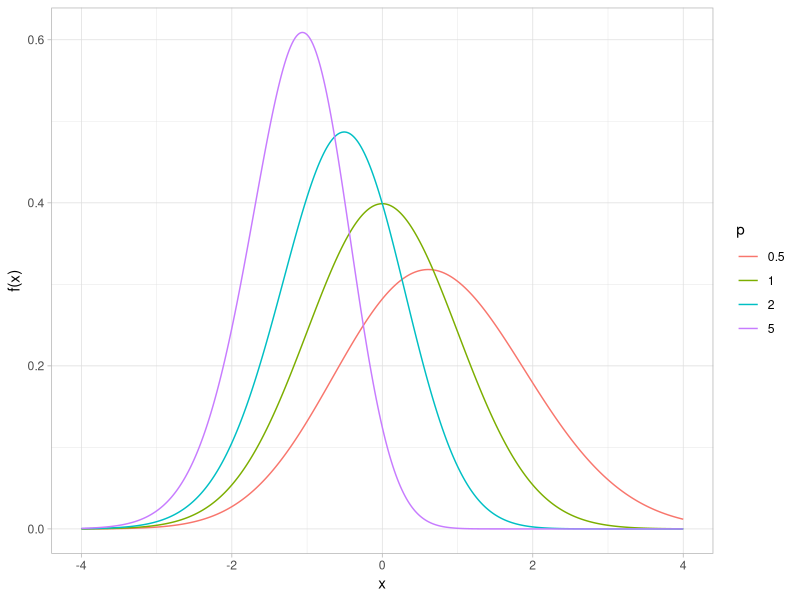
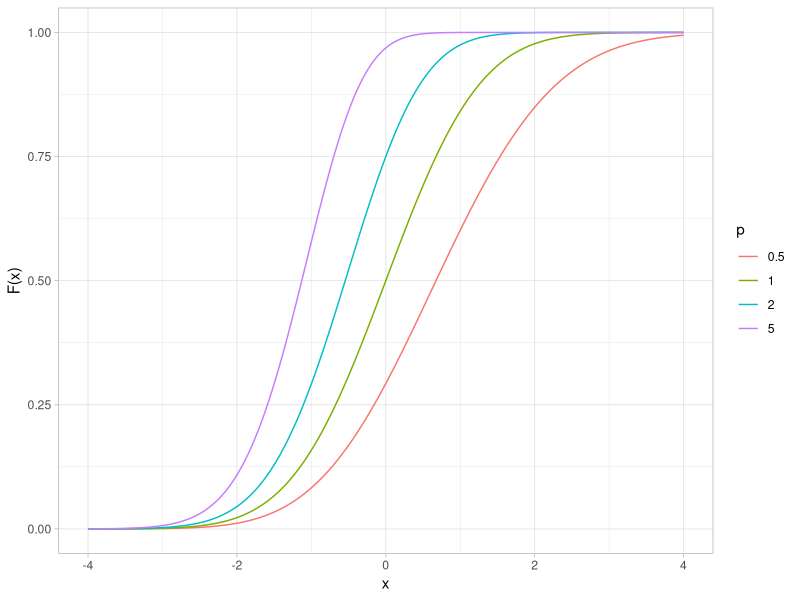
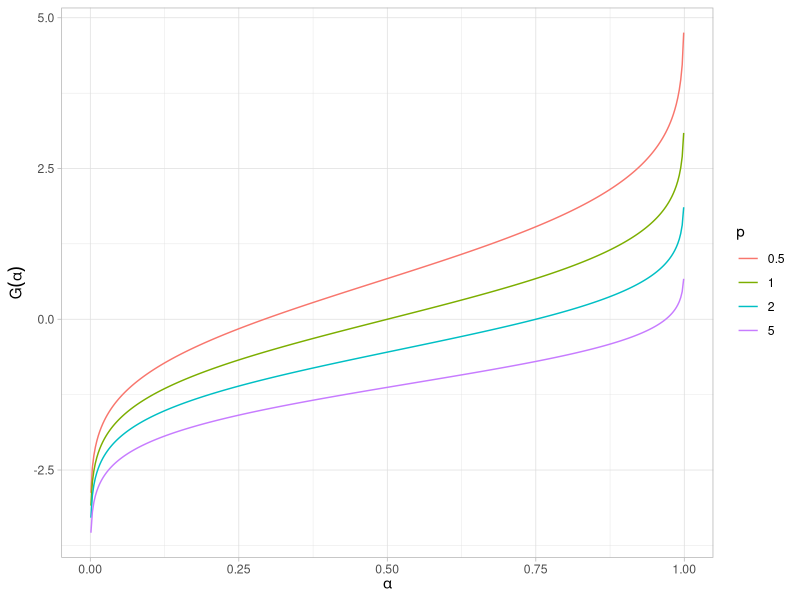
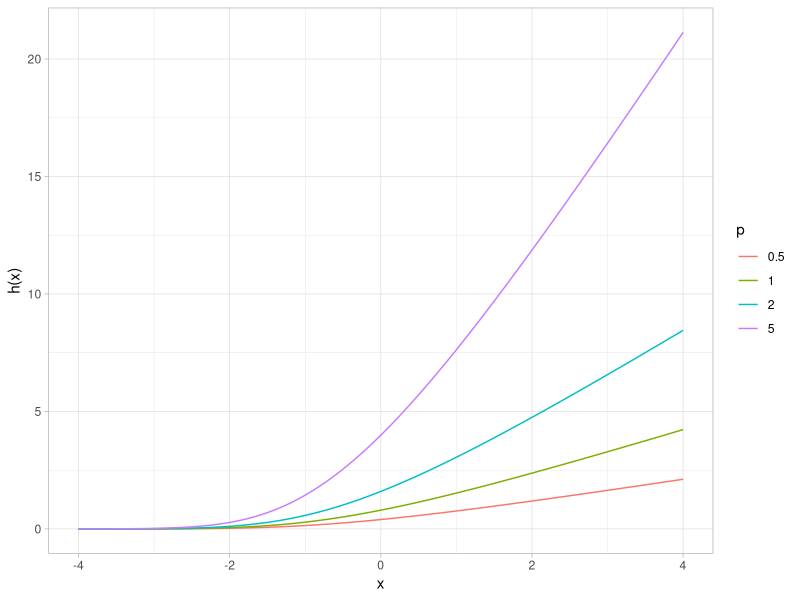
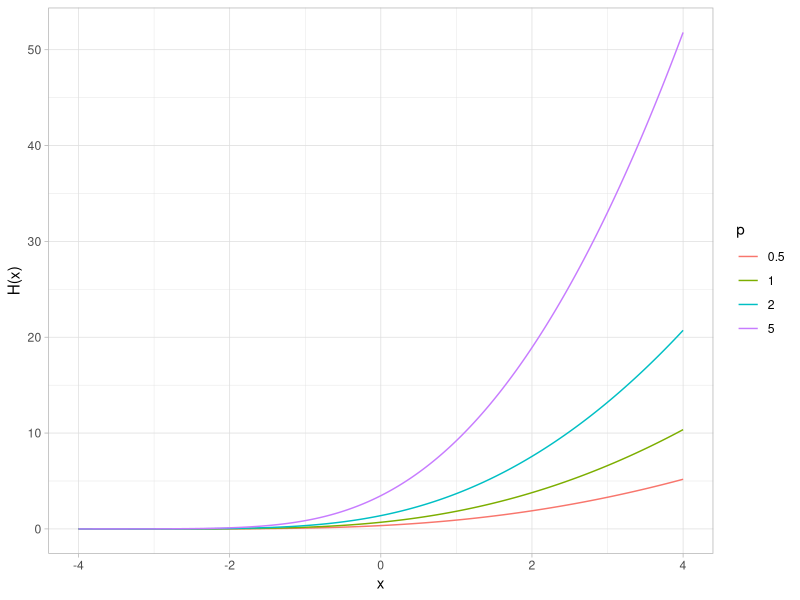
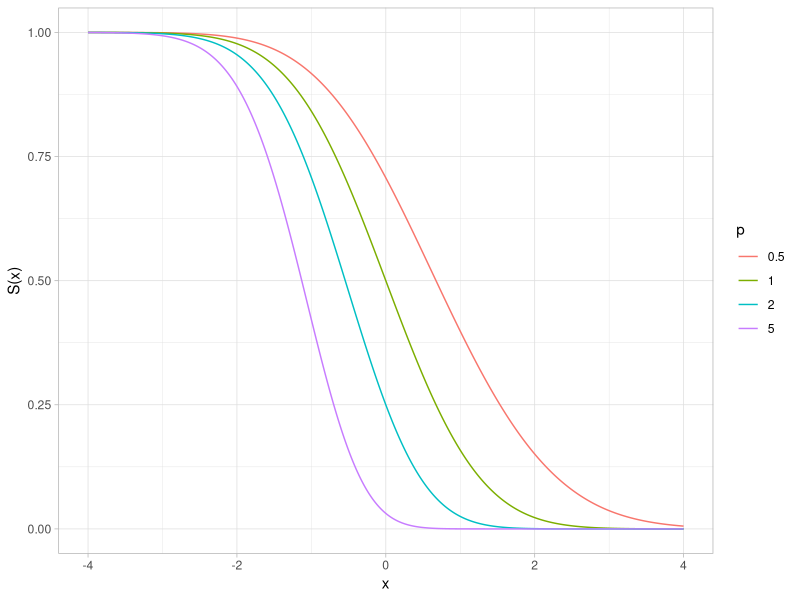
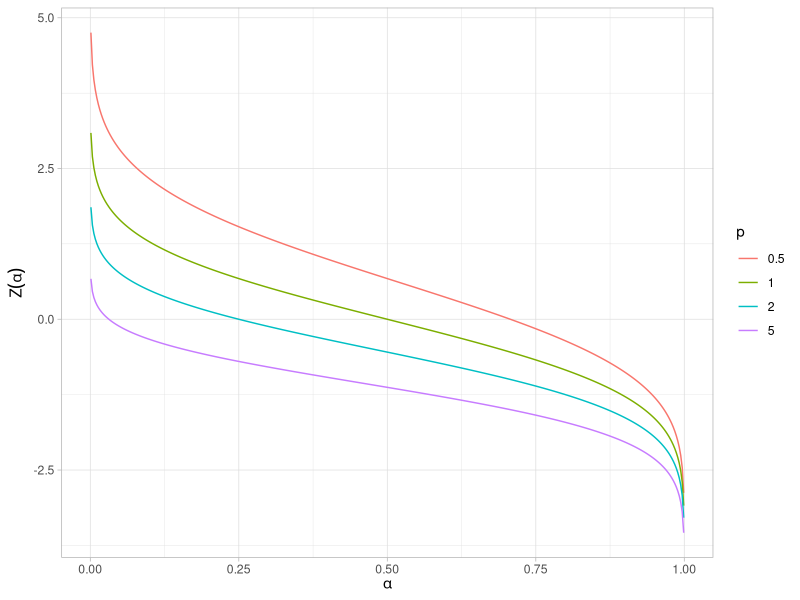

Here is the R script that generated these plots, in order:
## ---- chunk 1
#| code-fold: true
#| label: fig-power-normal-dist-pdf
#| fig-cap: "Power normal probability density function"
#| message: false
library(tidyverse)

dpnorm <- function(x, p) p * dnorm(x) * (pnorm(-x))^(p - 1)

tibble(x = seq(-4, 4, length.out = 401)) |>
  expand_grid(p = c(0.5, 1, 2, 5)) |>
  mutate(y = dpnorm(x, p),
         p = factor(p)) |>
  ggplot(aes(x, y, color = p)) +
  geom_line() +
  labs(x = "x", y = "f(x)", color = "p") +
  theme_light()
## ---- chunk 2
#| code-fold: true
#| label: fig-power-normal-dist-cdf
#| fig-cap: "Power normal cumulative distribution function"
ppnorm <- function(x, p) 1 - (pnorm(-x))^p

tibble(x = seq(-4, 4, length.out = 401)) |>
  expand_grid(p = c(0.5, 1, 2, 5)) |>
  mutate(y = ppnorm(x, p),
         p = factor(p)) |>
  ggplot(aes(x, y, color = p)) +
  geom_line() +
  labs(x = "x", y = "F(x)", color = "p") +
  theme_light()
## ---- chunk 3
#| code-fold: true
#| label: fig-power-normal-dist-ppf
#| fig-cap: "Power normal percent point function"
qpnorm <- function(f, p) qnorm(1 - (1 - f)^(1 / p))

tibble(p_prob = seq(0.001, 0.999, length.out = 401)) |>
  expand_grid(p = c(0.5, 1, 2, 5)) |>
  mutate(x = qpnorm(p_prob, p),
         p = factor(p)) |>
  ggplot(aes(p_prob, x, color = p)) +
  geom_line() +
  labs(x = expression(alpha), y = expression(G(alpha)), color = "p") +
  theme_light()
## ---- chunk 4
#| code-fold: true
#| label: fig-power-normal-dist-hazard
#| fig-cap: "Power normal hazard function"
hpnorm <- function(x, p) p * dnorm(x) / pnorm(-x)

tibble(x = seq(-4, 4, length.out = 401)) |>
  expand_grid(p = c(0.5, 1, 2, 5)) |>
  mutate(y = hpnorm(x, p),
         p = factor(p)) |>
  ggplot(aes(x, y, color = p)) +
  geom_line() +
  labs(x = "x", y = "h(x)", color = "p") +
  theme_light()
## ---- chunk 5
#| code-fold: true
#| label: fig-power-normal-dist-cumulative-hazard
#| fig-cap: "Power normal cumulative hazard function"
hpnorm_cum <- function(x, p) -log((pnorm(-x))^p)

tibble(x = seq(-4, 4, length.out = 401)) |>
  expand_grid(p = c(0.5, 1, 2, 5)) |>
  mutate(y = hpnorm_cum(x, p),
         p = factor(p)) |>
  ggplot(aes(x, y, color = p)) +
  geom_line() +
  labs(x = "x", y = "H(x)", color = "p") +
  theme_light()
## ---- chunk 6
#| code-fold: true
#| label: fig-power-normal-dist-survival
#| fig-cap: "Power normal survival function"
spnorm <- function(x, p) (pnorm(-x))^p

tibble(x = seq(-4, 4, length.out = 401)) |>
  expand_grid(p = c(0.5, 1, 2, 5)) |>
  mutate(y = spnorm(x, p),
         p = factor(p)) |>
  ggplot(aes(x, y, color = p)) +
  geom_line() +
  labs(x = "x", y = "S(x)", color = "p") +
  theme_light()
## ---- chunk 7
#| code-fold: true
#| label: fig-power-normal-dist-inverse-survival
#| fig-cap: "Power normal inverse survival function"
zpnorm <- function(f, p) qnorm(1 - f^(1 / p))

tibble(p_prob = seq(0.001, 0.999, length.out = 401)) |>
  expand_grid(p = c(0.5, 1, 2, 5)) |>
  mutate(z = zpnorm(p_prob, p),
         p = factor(p)) |>
  ggplot(aes(p_prob, z, color = p)) +
  geom_line() +
  labs(x = expression(alpha), y = expression(Z(alpha)), color = "p") +
  theme_light()
